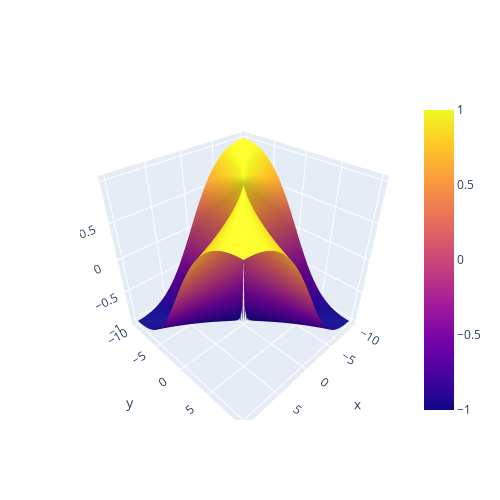

The code cell stored with this chart in its notebook:
### Code cell
import plotly.graph_objects as go
import numpy as np

# Create data for the plot
x = np.linspace(-10, 10, 100)
y = np.linspace(-10, 10, 100)
X, Y = np.meshgrid(x, y)
Z = 2*X*Y/(X**2 + Y**2)

# Create the 3D surface plot
fig = go.Figure(data=[go.Surface(z=Z, x=X, y=Y)])

fig.update_layout(
    width=500,
    height=500)

# Show the plot
fig.show()

### Figure 1 — Plotly figure (JSON) as saved in the notebook; plotly's stock layout.template omitted (floating-point values rounded to 4 significant figures; data arrays with more than 128 entries replaced by an {"elided": "..."} marker saying what was removed)
{"data": [{"type": "surface", "x": {"elided": "100x100 float values"}, "y": {"elided": "100x100 float values"}, "z": {"elided": "100x100 float values"}}], "layout": {"height": 500, "width": 500}}
